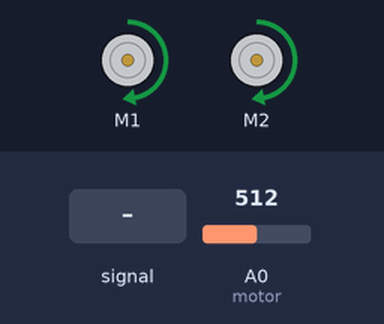
Simulated run of this sketch. Board: Arduino Uno, built with avr-gcc and run on an emulated ATmega328P. Parts: 2 × DC motor (green arrow = forward, orange = backward, longer = faster). Inputs (shaded band) come from the test bench; at power-on: A0 (motor) = 512. What the sketch prints to the serial monitor is not drawn.

Above: at 1.2 s.
1.3 s: A0 (motor) fed a 200 Hz sine of ±81 counts around its level
4.3 s: A0 (motor) set to 716
5.8 s: A0 (motor) set to 900
At 6.5 s:
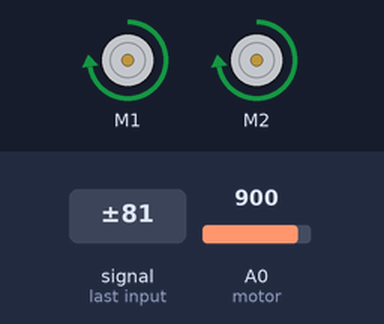
7.3 s: A0 (motor) set to 1023
At 7.6 s:
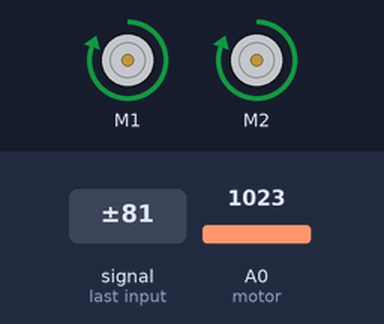
8.8 s: A0 (motor) set to 306
At 9.9 s:
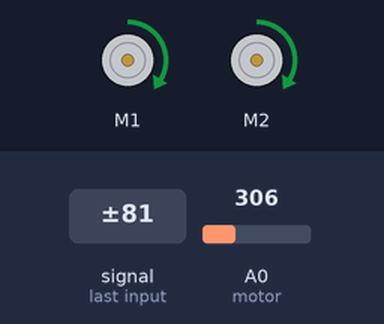
10.3 s: A0 (motor) set to 122
At 11.1 s:
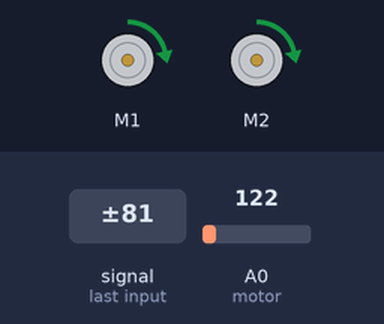
Timing chart, 0 to 12.8 s (numbered marks = the images above; inputs shaded):
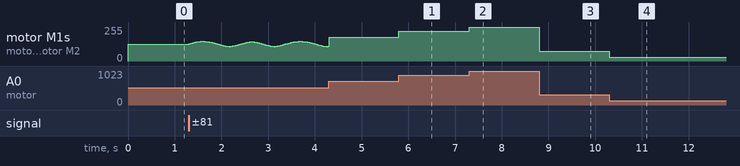

Measured:
- after the input at 5.8 s, motor M1, motor M2: forward 178/255 → forward 224/255 at once
- after the input at 7.3 s, motor M1, motor M2: forward 224/255 → forward 255/255 at once
- after the input at 8.8 s, motor M1, motor M2: forward 255/255 → forward 75/255 at once
- after the input at 10.3 s, motor M1, motor M2: forward 75/255 → forward 29/255 at once

The sketch:

Shalls_sixth_robot.ino
```cpp
/***********************************************************************
RedBot test code

Created 30 Jul 2013 by Jeff @ SparkFun Electronics.

This code is beerware- feel free to make use of it, with or without
attribution, in your own projects. If you find it helpful, buy me a beer
the next time you see me at the local- or better yet, shop SparkFun!

***********************************************************************/
//include the redbot library to get the functions out of the library
#include <RedBot.h>


// Instantiate the motor control class. This only needs to be done once
//  and indeed SHOULD only be done once!
RedBotMotor motor;


void setup()
{
  Serial.begin(9600);//This will open the serial port to send values out to calibrate sensors

  Serial.println("Hello world!");//This should print once to make sure you're getting serial communication

}

void loop()
{

  int motorSpeed = (analogRead(A0)/4);//I divide the analogread value to get a range of 0-255, the values we can write to motor.drive.
    motor.drive(motorSpeed);   // we use the varible to adjust the motorspeed


}
```
